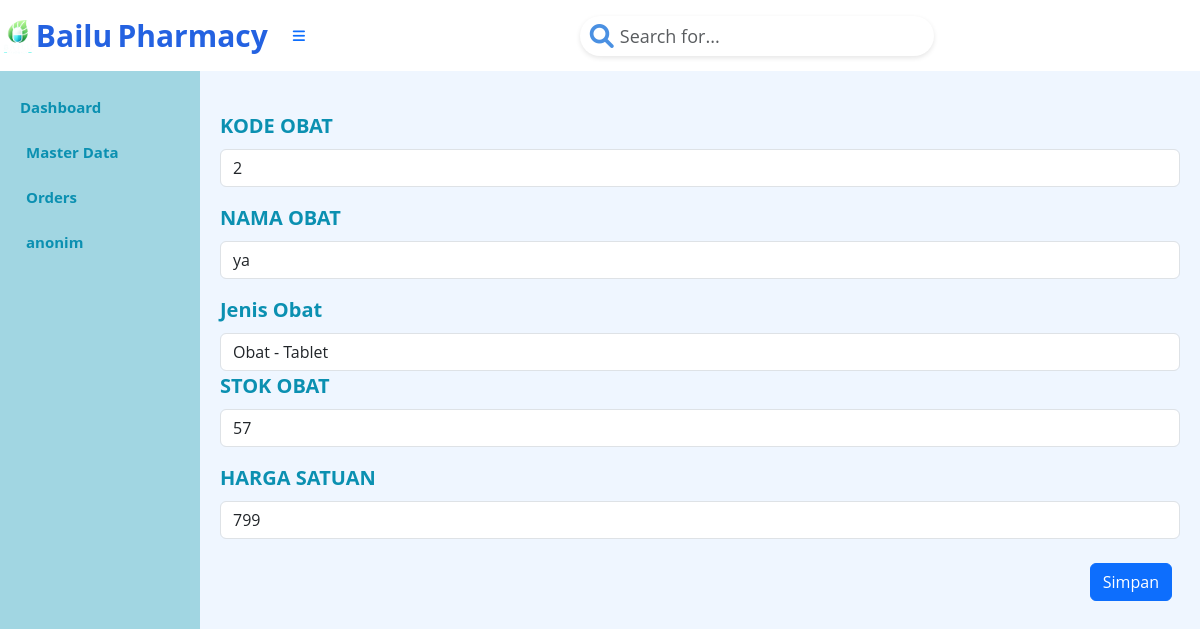
The app's page /index.php?page=obat.form&Id_Obat=2&action=edit (signed in), older data.
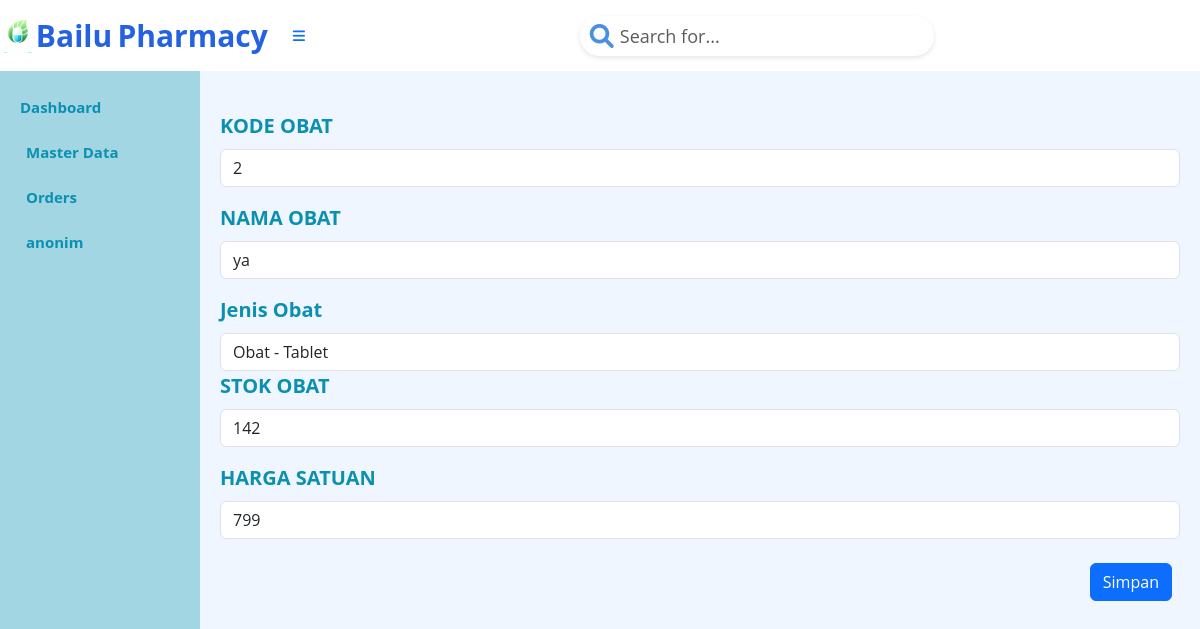
The same page, newer data.
### tables this page shows
CREATE TABLE `tb_obat` (
  `Id_Obat` int(3) NOT NULL AUTO_INCREMENT,
  `Nama_Obat` varchar(15) NOT NULL,
  `Stok_obat` int(5) NOT NULL,
  `Harga_satuan` int(8) NOT NULL,
  `Id_jenis` int(3) NOT NULL,
  PRIMARY KEY (`Id_Obat`),
  KEY `Id_jenis` (`Id_jenis`),
  CONSTRAINT `tb_obat_ibfk_1` FOREIGN KEY (`Id_jenis`) REFERENCES `tb_jenis_obat` (`Id_jenis`)
);

### obat.form.php (the view, shortened to what this page needs)
<?php
$mysqli = new mysqli("localhost", "root", "", "apotek");
$action = $_GET['action'];
$currentid = "";
$nama = "";
if ($action == "add") {
    $result = $mysqli->query("SELECT MAX(Id_Obat) AS currentid FROM tb_obat;");
    if (!$result) {
        die("Error: " . $mysqli->error);
    }
    $row = $result->fetch_assoc();
    $max_number = (int)$row['currentid'];
    $new_number = $max_number + 1;
    $currentid = $new_number;
    $nama = "";
    $jenis = "";
    $stok = "";
    $harga = "";
} else if ($action == "edit") {
    $currentid = $_GET['Id_Obat'];
    $query = "SELECT * FROM tb_obat WHERE Id_Obat = '" . $currentid . "';";
    $result = $mysqli->query($query);
    $row = $result->fetch_assoc();
    $nama = $row['Nama_Obat'];
    $jenis = $row['Id_jenis'];
    $stok = $row['Stok_obat'];
    $harga = $row['Harga_satuan'];
}
?>
<div class="col" style="padding-top: 20px;">
    <form action="obat.action.php" method="POST">
        <div class="mb-3">
            <label for="id" class="form-label">KODE OBAT</label>
            <input type="text" class="form-control" name="Id_Obat" id="NIP" placeholder="NIP" value="<?php echo $currentid; ?>">
        </div>
        <div class="mb-3">
            <label for="nama" class="form-label">NAMA OBAT</label>
            <input type="text" class="form-control" name="Nama_Obat" id="nama" placeholder="Tuliskan nama di sini" value="<?php echo $nama; ?>">
        </div>
        <div class="form-group">
            <label for="id_jenis" class="form-label">Jenis Obat</label>
            <select class="form-control" name="Id_jenis" id="Jenis_obat" placeholder="Pilih jenis obat di sini">
                <?php
                $query = "SELECT * FROM tb_jenis_obat ORDER BY Id_jenis";
                $result = mysqli_query($mysqli, $query);
                while ($hasil = mysqli_fetch_array($result)) {
                    $selected = ($hasil['Id_jenis'] == $jenis) ? "selected" : "";
                    echo "<option value='" . $hasil['Id_jenis'] . "' $selected>"
                        . $hasil['nama_jenis'] . " - " . $hasil['bentuk_obat']
                        . "</option>";
                }
                ?>
            </select>
        </div>
        <div class="mb-3">
            <label for="nama" class="form-label">STOK OBAT</label>
            <input type="text" class="form-control" name="Stok_obat" id="Stok_obat" placeholder="Tuliskan stok di sini" value="<?php echo $stok; ?>">
        </div>
        <div class="mb-3">
            <label for="nama" class="form-label">HARGA SATUAN</label>
            <input type="text" class="form-control" name="Harga_satuan" id="nama" placeholder="Tuliskan harga di sini" value="<?php echo $harga; ?>">
        </div>
        <div class="d-grid gap-2 p-2 d-md-flex justify-content-md-end">
            <button class="btn btn-primary" type="submit">Simpan</button>
        </div>
    </form>
</div>

Row changes from the older to the newer data that the page shows:
changed tb_obat "ya": Stok_obat "57" → "142"
